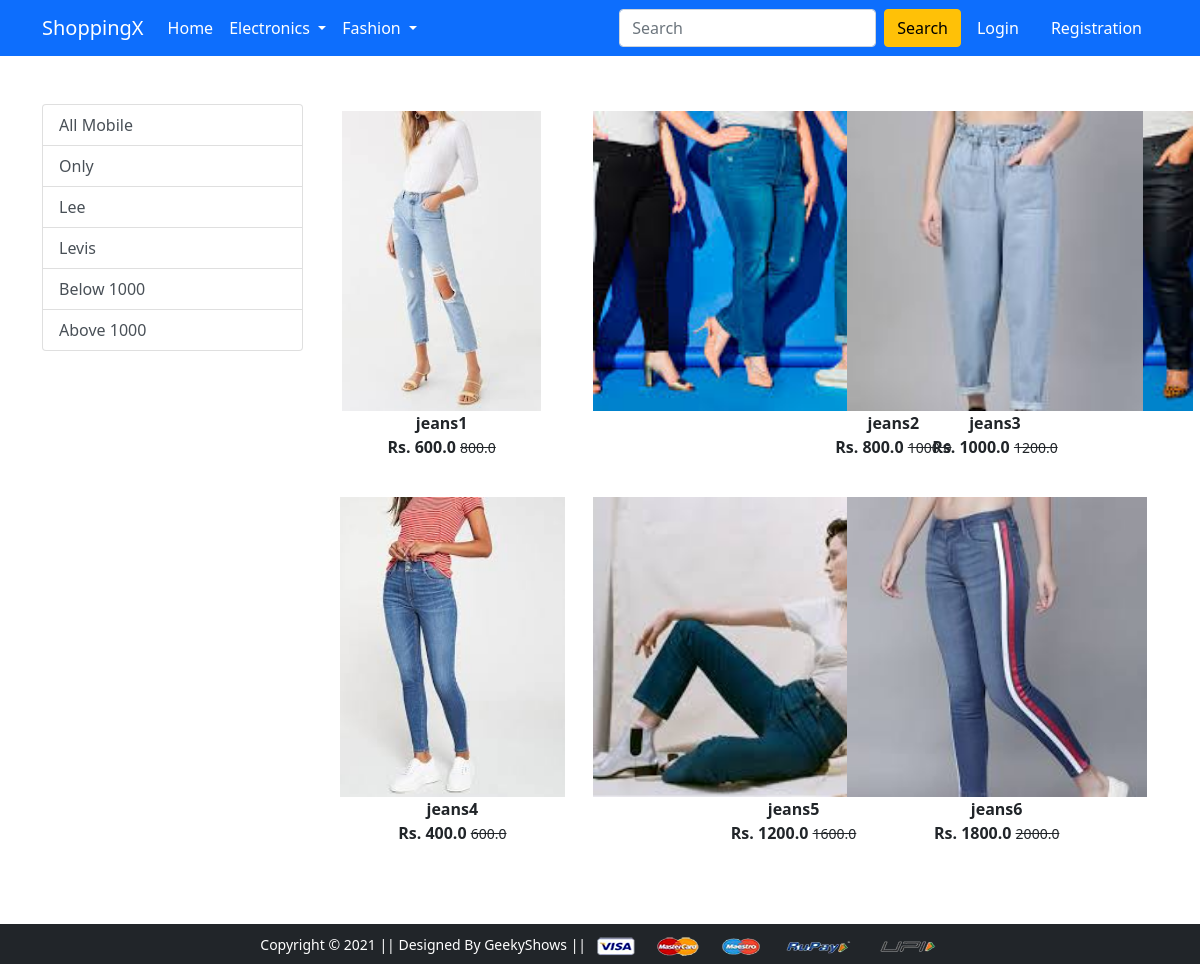
The app's page /bottomwear/ with its own data.
### app/models.py (models this page shows, shortened)
class Product(models.Model):
    title =models.CharField(max_length=100)
    selling_price = models.FloatField()
    discounted_price = models.FloatField()
    description = models.TextField()
    brand = models.CharField(max_length=100)
    category = models.CharField(choices=CATEGORY_CHOICES,max_length=2)
    product_image = models.ImageField(upload_to='productimg')

### app/views.py (the view)
# urls.py: path('bottomwear/', views.bottomwear, name='bottomwear'),
def bottomwear(request,data=None):
 if data == None:
  bottomwears = Product.objects.filter(category='BW')
 elif data == 'only' or data == 'lee' or data == 'levis':
  bottomwears = Product.objects.filter(category='BW').filter(brand=data)
 elif data == 'below':
  bottomwears = Product.objects.filter(category='BW').filter(discounted_price__lt=30000)
 elif data == 'above':
  bottomwears = Product.objects.filter(category='BW').filter(discounted_price__gt=30000)
 return render(request, 'app/bottomwear.html',{'bottomwears':bottomwears})

### app/templates/app/bottomwear.html (shortened to what this page needs)
{% extends 'app/base.html' %}
{% load static %}
{% block main-content %}
<div class="container my-5">
 <div class="row">
  <div class="col-sm-3">
   <div class="list-group">
    <a href="{% url 'bottomwear' %}" class="list-group-item list-group-item-action" aria-current="true">All Mobile</a>
    <a href="{% url 'bottomweardata' 'only' %}" class="list-group-item list-group-item-action" aria-current="true">Only</a>
     <a href="{% url 'bottomweardata' 'lee' %}" class="list-group-item list-group-item-action" aria-current="true">Lee</a>
     <a href="{% url 'bottomweardata' 'levis' %}" class="list-group-item list-group-item-action" aria-current="true">Levis</a>
        <a href="{% url 'bottomweardata' 'below' %}" class="list-group-item list-group-item-action" aria-current="true">Below 1000</a>
        <a href="{% url 'bottomweardata' 'above' %}" class="list-group-item list-group-item-action" aria-current="true">Above 1000</a>
   </div>
  </div>
  <div class="col-sm-8">
   <div class="row">
    {% for product in bottomwears %}
    <div class="col-sm-4 text-center mb-4">
     <a href="{% url 'product-detail' product.id %}" class="btn">
      <div class="item">
       <img src="{{product.product_image.url}}" alt="" height="300" class="">
       <div class="fw-bold">{{product.title}}</div>
       <div class="fw-bold">Rs. {{product.discounted_price}}
       <small class="fw-light text-decoration-line-through">
        {{product.selling_price}}
       </small></div>
      </div>
     </a>
    </div>
    {% endfor %}
   </div>
  </div>
 </div>
</div>
{% endblock main-content %}

### records on screen
Product: product_image (picture), title "jeans1", discounted_price "600.0", selling_price "800.0"
Product: title "jeans2", discounted_price "800.0", selling_price "1000.0"
Product: product_image (picture), title "jeans3", discounted_price "1000.0", selling_price "1200.0"
Product: product_image (picture), title "jeans4", discounted_price "400.0", selling_price "600.0"
Product: product_image (picture), title "jeans5", discounted_price "1200.0", selling_price "1600.0"
Product: product_image (picture), title "jeans6", discounted_price "1800.0", selling_price "2000.0"
